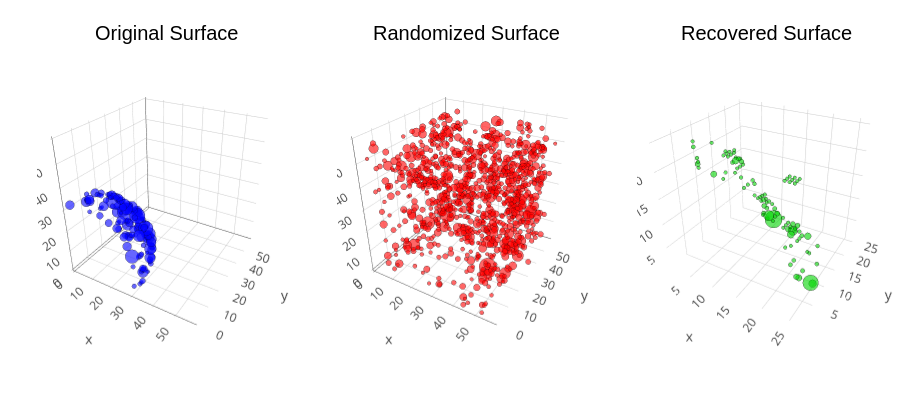

The code cell stored with this chart in its notebook:
### Code cell
𝕊_rn, Xs = randomize_tensor(𝕊);             @assert isapprox(𝕊*Xs, 𝕊_rn)
𝕊_nd, Xs = randomize_tensor(𝕊_rn);          @assert isapprox(𝕊_rn*Xs, 𝕊_nd)
𝕊_strat, Zs =stratify(𝕊_nd);                @assert isapprox(𝕊_nd*Zs, 𝕊_strat)

p1 = plot_tensor(𝕊; title="Original Surface", color=:blue)
p2 = plot_tensor(𝕊_rn; title="Randomized Surface", color=:red)
p3 =plot_tensor(𝕊_strat; title="Recovered Surface", color=:green)
Plots.plot(p1, p2, p3; layout=(1,3), size=(900,400))
